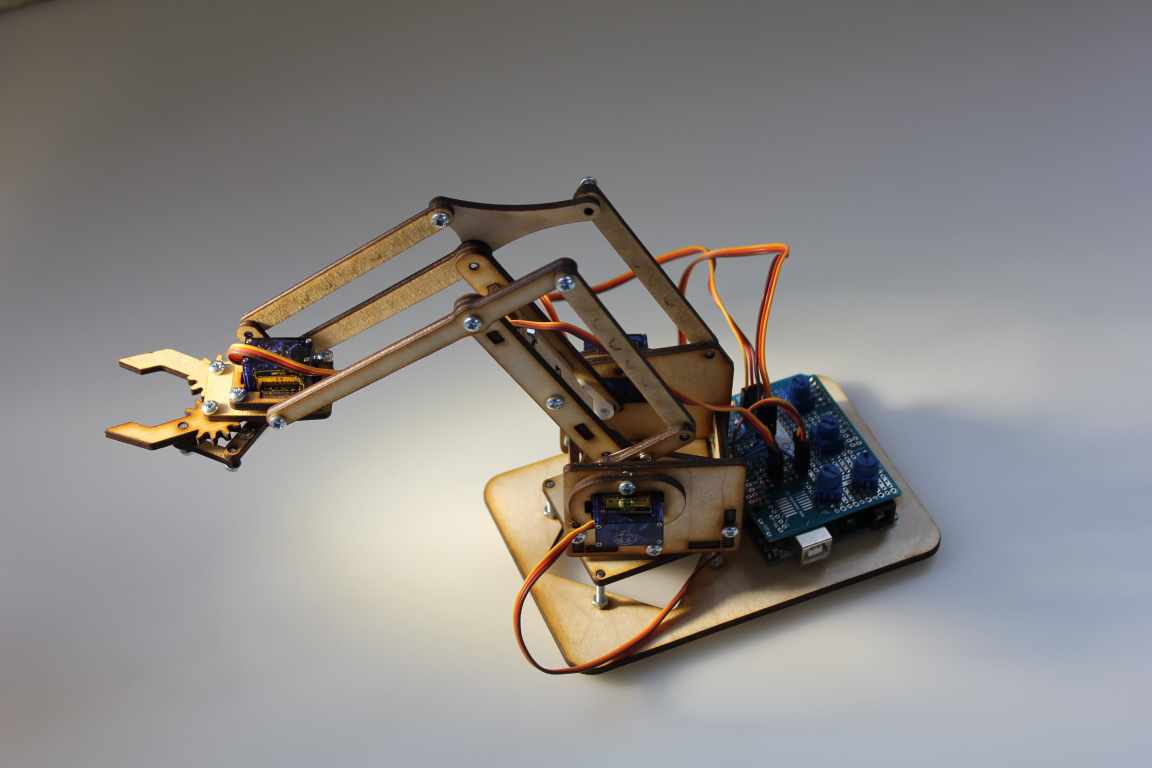
#> input picture mearm.jpg, 3456 x 2304 px, given in place of the camera (shown at 1/3 size)
$ python Image_classification.py
#> lines starting #> are read from the running program, lines starting #| are printed output that depends on the picture; after the words box and inside, x2 and y2 are one past the last pixel; in counts of white or black regions, pixels touching at a corner belong together
### imageprocess.py
import cv2
import numpy as np

class imgProcess:
    def __init__(self,frame,img):
        self.frame = frame
        self.img = img

    def drawContours(self):
        self.contours,self.hierarchy = cv2.findContours(self.img,cv2.RETR_TREE,cv2.CHAIN_APPROX_SIMPLE)
        cv2.drawContours(self.frame,self.contours,-1,(0,0,255),3)

    def getArea(self):
        self.areas = [cv2.contourArea(c) for c in self.contours]
        self.a = len(self.areas)
        if self.a > 0 :
            self.max_index = np.argmax(self.areas)
            return max(self.areas)

a=None
b=2
if (a or b) is not None :
    print("yes")

### Image_classification.py
from imageprocess import imgProcess
import cv2
import numpy as np
import serial
import time
ser=serial.Serial("/dev/ttyACM0", baudrate = 115200 , timeout = 0.5)
#linux port use /dev/ttyACMX
#Windows port use COMX

def R1(data1,data2,data3,data4):
    senddata = bytearray()

    senddata.append(0xff)
    senddata.append(0x55)
    senddata.append(data1)
    senddata.append(data2)
    senddata.append(data3)
    senddata.append(data4)
    return senddata

cap = cv2.VideoCapture(2)

def nothing(x):
    pass

kernel = np.ones((8,8),np.uint8)
i,j=0,0
while(True):
    ret, frame = cap.read()
#> frame is the input picture: shape (2304, 3456, 3); mean B, G, R 132.7, 134.7, 137.7
    frame = cv2.resize(frame, (320, 240))
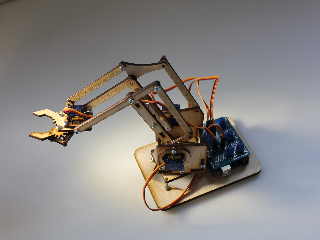
#> frame: shape (240, 320, 3); mean B, G, R 132.7, 134.6, 137.6
    hsv = cv2.cvtColor(frame, cv2.COLOR_BGR2HSV)
#> hsv: shape (240, 320, 3); mean H, S, V 71.6, 32.3, 142.9

    mask_1 = cv2.inRange(hsv, np.array([20,16,40]), np.array([35,100,255]))
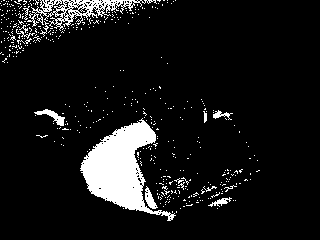
#> mask_1: shape (240, 320); 9.1% white; 445 white regions (432 under 20 px), largest, box (x1, y1, x2, y2) and area: (80, 118, 176, 221) 4175, (27, 0, 157, 31) 1187, (34, 109, 65, 126) 181
    mask_1=cv2.erode(mask_1,kernel,iterations = 2)
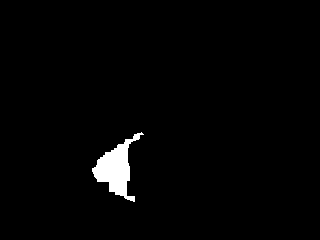
#> mask_1: shape (240, 320); 1.9% white; 1 white region, box (x1, y1, x2, y2) and area: (92, 132, 144, 202) 1434
    mask_1=cv2.dilate(mask_1,kernel,iterations = 2)
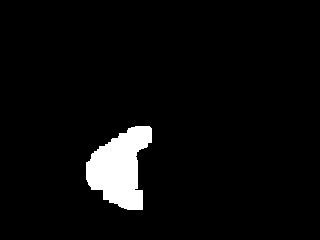
#> mask_1: shape (240, 320); 4.5% white; 1 white region
    img_1 = imgProcess(frame,mask_1)
    img_1.drawContours()
#> in drawContours, `self.contours,self.hierarchy = cv2.findContours(self.img,cv2.RETR_TREE..`: self.contours = 1 contour; box (x1, y1, x2, y2) and area: (86, 126, 152, 210) 3340; self.hierarchy = [[-1, -1, -1, -1]]
#> in drawContours, `cv2.drawContours(self.frame,self.contours,-1,(0,0,255),3)`:
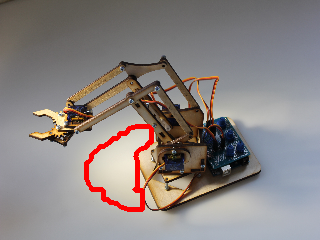
#> self.frame: shape (240, 320, 3); 1.69% of pixels changed, all inside (x1, y1, x2, y2) = (84, 124, 154, 212)

    mask_2 = cv2.inRange(hsv, np.array([20,50,40]), np.array([35,255,255]))
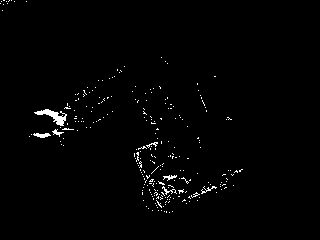
#> mask_2: shape (240, 320); 1.3% white in thin lines or dots, all inside (x1, y1, x2, y2) = (0, 0, 243, 213)
    mask_2=cv2.erode(mask_2,kernel,iterations = 2)
#> mask_2: shape (240, 320); every value is 0
    mask_2=cv2.dilate(mask_2,kernel,iterations = 2)
    img_2 = imgProcess(frame,mask_2)
    img_2.drawContours()
    print(img_1.getArea(),img_2.getArea())
#> in getArea, `self.areas = [cv2.contourArea(c) for c in self.contours]`: self.areas = [3340.5]
#> in getArea, `self.a = len(self.areas)`: self.a = 1
#> in getArea, `self.max_index = np.argmax(self.areas)`: self.max_index = 0
#| 3340.5 None

    if img_1.getArea() is not None:

        if (img_1.getArea() < 300):
            i=0

        if img_1.getArea() > 600:
            i=i+1
#> i = 1
            print(i)
#| 1
            if i ==100:
                TXD=R1(90,160,60,0)
                ser.write(TXD)
                time.sleep(1)
                TXD=R1(90,160,60,28)
                ser.write(TXD)
                time.sleep(1)
                TXD=R1(90,90,90,28)
                ser.write(TXD)
                time.sleep(1)
                TXD=R1(60,90,90,28)
                ser.write(TXD)
                time.sleep(1)
                TXD=R1(60,90,90,0)
                ser.write(TXD)
                time.sleep(1)
                i=0
    if img_2.getArea() is not None:

        if (img_2.getArea() < 300):
            j=0

        if img_2.getArea() > 600:
            j=j+1
            print(j)
            if j==100:
                TXD=R1(90,160,60,0)
                ser.write(TXD)
                time.sleep(1)
                TXD=R1(90,160,60,28)
                ser.write(TXD)
                time.sleep(1)
                TXD=R1(90,90,90,28)
                ser.write(TXD)
                time.sleep(1)
                TXD=R1(120,90,90,28)
                ser.write(TXD)
                time.sleep(1)
                TXD=R1(120,90,90,0)
                ser.write(TXD)
                time.sleep(1)
                j=0

    mask = mask_1 + mask_2
    cv2.imshow('frame',frame)
    cv2.imshow('image',mask)
    if cv2.waitKey(1) & 0xff == ord('q'):
#> (key q is pressed here)
        break

cap.release()
cv2.destroyAllWindows()
